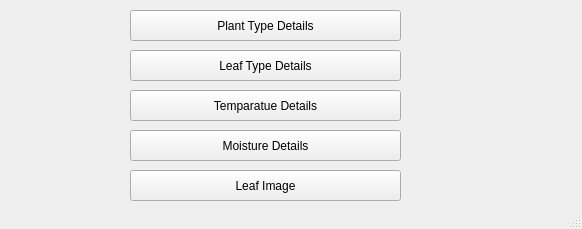
<?xml version="1.0" encoding="UTF-8"?>
<ui version="4.0">
 <class>MainWindow</class>
 <widget class="QMainWindow" name="MainWindow">
  <property name="geometry">
   <rect>
    <x>0</x>
    <y>0</y>
    <width>582</width>
    <height>229</height>
   </rect>
  </property>
  <property name="windowTitle">
   <string>Identification of plant diseases, using leaf images</string>
  </property>
  <widget class="QWidget" name="centralwidget">
   <widget class="QPushButton" name="pushButton">
    <property name="geometry">
     <rect>
      <x>130</x>
      <y>50</y>
      <width>271</width>
      <height>31</height>
     </rect>
    </property>
    <property name="text">
     <string>Leaf Type Details</string>
    </property>
   </widget>
   <widget class="QPushButton" name="pushButton_2">
    <property name="geometry">
     <rect>
      <x>130</x>
      <y>90</y>
      <width>271</width>
      <height>31</height>
     </rect>
    </property>
    <property name="text">
     <string>Temparatue Details</string>
    </property>
   </widget>
   <widget class="QPushButton" name="pushButton_3">
    <property name="geometry">
     <rect>
      <x>130</x>
      <y>130</y>
      <width>271</width>
      <height>31</height>
     </rect>
    </property>
    <property name="text">
     <string>Moisture Details</string>
    </property>
   </widget>
   <widget class="QPushButton" name="pushButton_4">
    <property name="geometry">
     <rect>
      <x>130</x>
      <y>170</y>
      <width>271</width>
      <height>31</height>
     </rect>
    </property>
    <property name="text">
     <string>Leaf Image</string>
    </property>
   </widget>
   <widget class="QPushButton" name="pushButton_5">
    <property name="geometry">
     <rect>
      <x>130</x>
      <y>10</y>
      <width>271</width>
      <height>31</height>
     </rect>
    </property>
    <property name="text">
     <string>Plant Type Details</string>
    </property>
   </widget>
  </widget>
  <widget class="QStatusBar" name="statusbar"/>
 </widget>
 <resources/>
 <connections/>
</ui>
